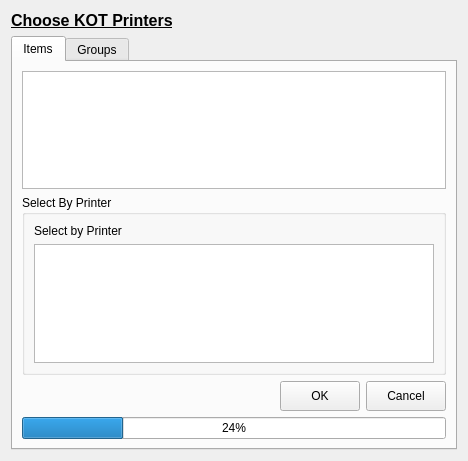
<?xml version="1.0" encoding="UTF-8"?>
<ui version="4.0">
 <class>KOTPrinterSettings</class>
 <widget class="QWidget" name="KOTPrinterSettings">
  <property name="geometry">
   <rect>
    <x>0</x>
    <y>0</y>
    <width>468</width>
    <height>461</height>
   </rect>
  </property>
  <property name="windowTitle">
   <string>Form</string>
  </property>
  <layout class="QVBoxLayout" name="verticalLayout">
   <item>
    <widget class="QLabel" name="label">
     <property name="font">
      <font>
       <pointsize>12</pointsize>
       <weight>75</weight>
       <bold>true</bold>
       <underline>true</underline>
      </font>
     </property>
     <property name="text">
      <string>Choose KOT Printers</string>
     </property>
     <property name="scaledContents">
      <bool>true</bool>
     </property>
    </widget>
   </item>
   <item>
    <widget class="QTabWidget" name="tabWidget">
     <property name="currentIndex">
      <number>0</number>
     </property>
     <widget class="QWidget" name="Items">
      <attribute name="title">
       <string>Items</string>
      </attribute>
      <layout class="QVBoxLayout" name="verticalLayout_2">
       <item>
        <widget class="QTableWidget" name="tableWidget"/>
       </item>
       <item>
        <widget class="QGroupBox" name="groupBox">
         <property name="title">
          <string>Select By Printer</string>
         </property>
         <layout class="QVBoxLayout" name="verticalLayout_4">
          <item>
           <widget class="QLabel" name="label_2">
            <property name="text">
             <string>Select by Printer</string>
            </property>
           </widget>
          </item>
          <item>
           <widget class="QTableWidget" name="printerTable"/>
          </item>
         </layout>
        </widget>
       </item>
       <item>
        <layout class="QHBoxLayout" name="horizontalLayout">
         <item>
          <spacer name="horizontalSpacer">
           <property name="orientation">
            <enum>Qt::Horizontal</enum>
           </property>
           <property name="sizeHint" stdset="0">
            <size>
             <width>40</width>
             <height>20</height>
            </size>
           </property>
          </spacer>
         </item>
         <item>
          <widget class="QPushButton" name="okButton">
           <property name="minimumSize">
            <size>
             <width>0</width>
             <height>30</height>
            </size>
           </property>
           <property name="text">
            <string>OK</string>
           </property>
          </widget>
         </item>
         <item>
          <widget class="QPushButton" name="cancelButton">
           <property name="minimumSize">
            <size>
             <width>0</width>
             <height>30</height>
            </size>
           </property>
           <property name="text">
            <string>Cancel</string>
           </property>
          </widget>
         </item>
        </layout>
       </item>
       <item>
        <widget class="QProgressBar" name="progressBar">
         <property name="value">
          <number>24</number>
         </property>
        </widget>
       </item>
      </layout>
     </widget>
     <widget class="QWidget" name="tab_2">
      <attribute name="title">
       <string>Groups</string>
      </attribute>
      <layout class="QVBoxLayout" name="verticalLayout_3">
       <item>
        <widget class="QTableWidget" name="grptableWidget"/>
       </item>
      </layout>
     </widget>
    </widget>
   </item>
  </layout>
 </widget>
 <resources/>
 <connections/>
</ui>
